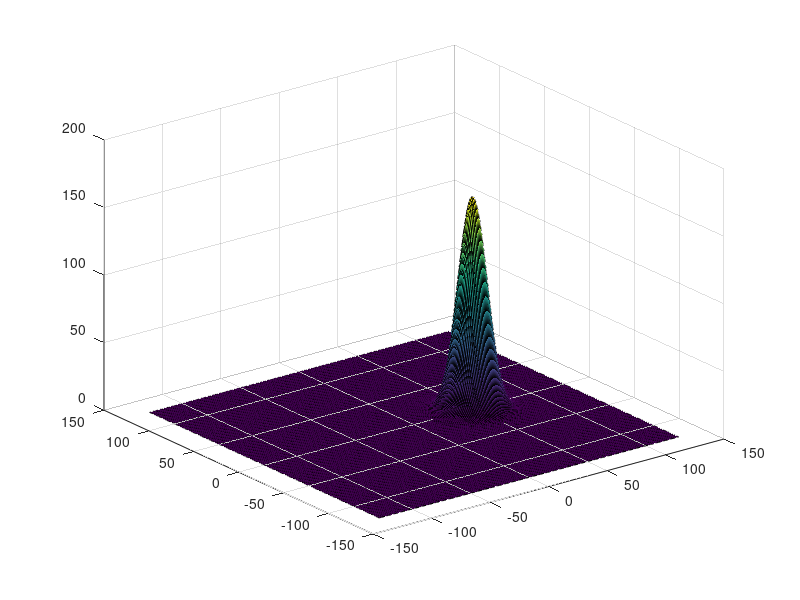

The MATLAB script that drew this image:
% 3D 2D gaussian

x = [-128:128];
y = x;

[X, Y] = meshgrid(x,y);
sigma_x = 10;
sigma_y = 10;
mu_x = 50;
mu_y = 0;

%X, Y = meshgrid(x,y);
z = (1/2*pi*sigma_x*sigma_y)*exp(-((X-mu_x).^2/(2*sigma_x^2)+(Y-mu_y).^2/(2*sigma_y^2)));

figure()
surf(X, Y, z)